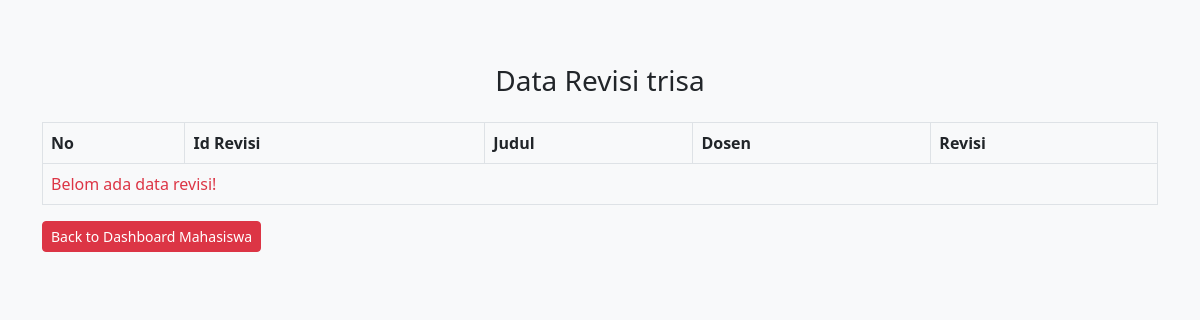
Page /data_revisi.php (signed in) on the earlier database version.
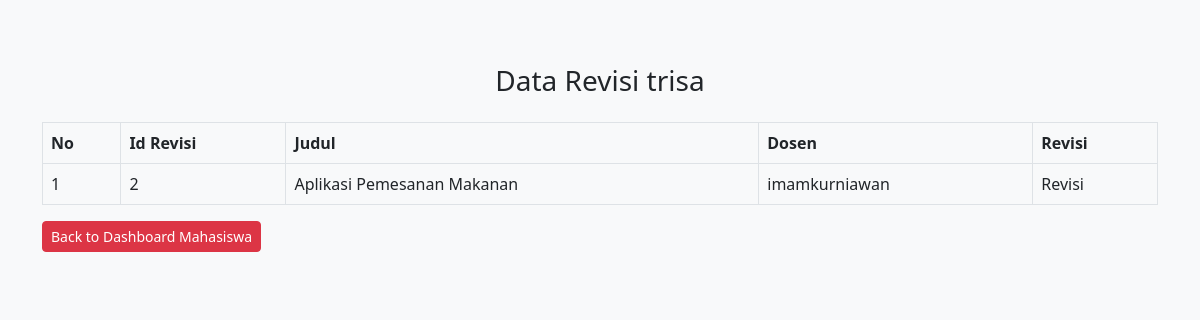
Same page on the later database version.
### tables this page shows
CREATE TABLE `tb_mahasiswa` (
  `id_mahasiswa` int(11) NOT NULL,
  `nama_mahasiswa` varchar(100) NOT NULL,
  `stb` varchar(100) NOT NULL,
  `id_jurusan` int(11) NOT NULL,
  `id_kelas` int(11) NOT NULL,
  `username` varchar(100) NOT NULL,
  `email` varchar(100) NOT NULL,
  `password` varchar(100) NOT NULL
);

CREATE TABLE `tb_revisi_judul` (
  `id_revisi` int(11) NOT NULL,
  `id_judul` int(11) NOT NULL,
  `id_dosen` int(11) NOT NULL,
  `revisi` varchar(100) NOT NULL
);

CREATE TABLE `tb_judul` (
  `id_judul` int(11) NOT NULL,
  `id_mahasiswa` int(11) NOT NULL,
  `judul` varchar(100) NOT NULL,
  `deskripsi_judul` varchar(100) NOT NULL,
  `tanggal_pengajuan` date NOT NULL,
  `status` varchar(100) NOT NULL
);

CREATE TABLE `tb_dosen` (
  `id_dosen` int(11) NOT NULL,
  `nid_dosen` varchar(100) NOT NULL,
  `nama_dosen` varchar(100) NOT NULL,
  `username` varchar(100) NOT NULL,
  `password` varchar(100) NOT NULL,
  `email` varchar(100) NOT NULL
);

### data_revisi.php (the view, shortened to what this page needs)
<?php
include 'koneksi.php';
$id_mahasiswa = $_SESSION['id_mahasiswa'];
$mahasiswa = mysqli_query($conn, "SELECT * FROM tb_mahasiswa WHERE id_mahasiswa = '$id_mahasiswa' ");
$mhs = mysqli_fetch_array($mahasiswa);
?>
<!doctype html>
<html lang="en">
  <head>
    <link href="https://cdn.jsdelivr.net/npm/bootstrap@5.2.0-beta1/dist/css/bootstrap.min.css" rel="stylesheet">
  </head>
  <body class="bg-light">
  <div class="container-fluid">
      <div class="container">
        <br><br>
      <div class="row py-3 text-center">
          <div class="col-lg-12">
                <h3>Data Revisi <?php echo $mhs['username'] ?></h3>
          </div>
      </div>
      <div class="row">
          <div class="col-lg-12">
              <div class="table-responsive">
                  <table class="table table-bordered">
                        <thead>
                            <tr>
                                <th>No</th>
                                <th>Id Revisi</th>
                                <th>Judul</th>
                                <th>Dosen</th>
                                <th>Revisi</th>
                            </tr>
                        </thead>
                        <tbody>
                            <?php
							$revisi = mysqli_query($conn, "SELECT * FROM tb_revisi_judul
                            LEFT JOIN tb_dosen ON tb_revisi_judul.id_dosen = tb_dosen.id_dosen
                            LEFT JOIN tb_judul ON tb_revisi_judul.id_judul = tb_judul.id_judul
                            ");
                            $no = 1;
							if(mysqli_num_rows($revisi) > 0){
							while($jud = mysqli_fetch_array($revisi)){
				            ?>
                            <tr>
                                <td><?php echo $no++ ?></td>
                                <td><?php echo $jud['id_revisi'] ?></td>
                                <td><?php echo $jud['judul'] ?></td>
                                <td><?php echo $jud['username'] ?></td>
                                <td><?php echo $jud['revisi'] ?></td>
                            </tr>
                            <?php }}else{ ?>
							<tr>
								<td colspan="9" class="text-danger">Belom ada data revisi!</td>
							</tr>
				            <?php } ?>
                        </tbody>
                  </table>
              </div>
          </div>
      </div>
      <div class="row">
          <div class="col-lg-12">
              <a href="dashboard_mahasiswa.php" class="btn btn-danger btn-sm">Back to Dashboard Mahasiswa</a>
          </div>
      </div>
      </div>
  </div>
  </body>
</html>

Differences in the rows shown:
added tb_revisi_judul: id_revisi "2", id_judul.judul "Aplikasi Pemesanan Makanan", id_dosen.username "imamkurniawan", revisi "Revisi"
Other differences:
text no longer shown: "Belom ada data revisi!"
